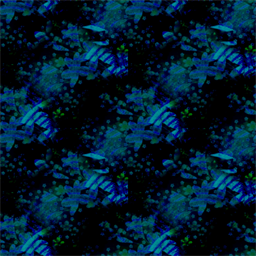
#> input picture laya/layaide/assets/resources/tna/bg_01_01.png, 256 x 256 px, found by its file name
$ python compose_lobby_art.py
#> lines starting #> are read from the running program, lines starting #| are printed output that depends on the picture; after the words box and inside, x2 and y2 are one past the last pixel; in counts of white or black regions, pixels touching at a corner belong together
### laya/tools/artlib.py
#!/usr/bin/env python3
# -*- coding: utf-8 -*-
"""
artlib.py -- shared, offline art-composition helpers for the SpellKard client.

WHY THIS EXISTS
---------------
The login backdrop and the lobby backdrop are built from the same visual
language (the same dark violet/magenta palette, the same tileable nebula and
procedural star field, the same de-banding grain), so the drawing primitives
live here once instead of being copy-pasted per screen.  Both
`compose_login_art.py` and `compose_lobby_art.py` import this module; nothing
here is login- or lobby-specific.

Everything is resolution-independent on purpose: gradients, glows, tiles and
stars all scale to any output size, which is how a screen gets native-resolution
detail without ever upscaling the low-res source art.

Determinism: callers pass explicit seeds; every helper that draws randomness
takes a seed argument and uses a private `random.Random(seed)`, so two runs of
the same script are byte-identical.

Dependencies: Python stdlib + Pillow only.
"""

import io
import json
import math
import os
import random
import zipfile

from PIL import Image, ImageChops, ImageDraw, ImageFilter, ImageFont

# --- shared palette (dark "spell card" night sky, violet + gold) ------------

C_TOP = (0x07, 0x05, 0x0E)        # #07050e near-black purple
C_MID = (0x16, 0x0A, 0x24)        # #160a24
C_BOT = (0x2A, 0x0D, 0x2E)        # #2a0d2e dark magenta
C_GLOW = (0xFF, 0x54, 0x70)       # #ff5470 magenta
C_GOLD = (0xFF, 0xE3, 0x6E)       # #ffe36e
C_STAR_COOL = (0xDF, 0xE8, 0xFF)  # #dfe8ff
C_STAR_WARM = (0xFF, 0xE9, 0xC8)  # #ffe9c8


# --- colour / sampling helpers ----------------------------------------------

def lerp3(a, b, t):
    return tuple(int(round(a[i] + (b[i] - a[i]) * t)) for i in range(3))


# [5 lines left out: function load_apk_png, not called in this run]


def vertical_gradient(size, stops):
    """stops: list of (pos 0..1, (r,g,b)); linear interpolation between them."""
    w, h = size
    col = Image.new("RGB", (1, h))
    px = col.load()
    for y in range(h):
        t = y / max(1, h - 1)
        lo = stops[0]
        hi = stops[-1]
        for i in range(len(stops) - 1):
            if stops[i][0] <= t <= stops[i + 1][0]:
                lo, hi = stops[i], stops[i + 1]
                break
        span = max(1e-6, hi[0] - lo[0])
        f = (t - lo[0]) / span
        px[0, y] = lerp3(lo[1], hi[1], f)
    return col.resize((w, h), Image.Resampling.NEAREST)


# --- masks ------------------------------------------------------------------

def radial_glow_mask(size, cx, cy, radius, peak):
    """Smooth cosine-falloff radial alpha mask, computed at 1/4 res for speed."""
    w, h = size
    sw, sh = max(1, w // 4), max(1, h // 4)
    m = Image.new("L", (sw, sh), 0)
    px = m.load()
    for y in range(sh):
        fy = (y + 0.5) * h / sh
        for x in range(sw):
            fx = (x + 0.5) * w / sw
            t = min(1.0, math.hypot(fx - cx, fy - cy) / radius)
            a = peak * (0.5 + 0.5 * math.cos(math.pi * t))
            px[x, y] = int(max(0.0, min(1.0, a)) * 255)
    return m.resize((w, h), Image.Resampling.BILINEAR)


def vignette_mask(size, peak, inner=0.75):
    """Darken the outer ring: 0 inside `inner`, ramping to `peak` at the corner."""
    w, h = size
    sw, sh = max(1, w // 4), max(1, h // 4)
    cx, cy = w / 2.0, h / 2.0
    maxd = math.hypot(cx, cy)
    m = Image.new("L", (sw, sh), 0)
    px = m.load()
    for y in range(sh):
        fy = (y + 0.5) * h / sh
        for x in range(sw):
            fx = (x + 0.5) * w / sw
            rn = math.hypot(fx - cx, fy - cy) / maxd
            t = min(1.0, max(0.0, (rn - inner) / (1.0 - inner)))
            a = peak * (t * t * (3 - 2 * t))       # smoothstep
            px[x, y] = int(a * 255)
    return m.resize((w, h), Image.Resampling.BILINEAR)


def feathered_rect_mask(size, rect, blur):
    m = Image.new("L", size, 0)
    ImageDraw.Draw(m).rectangle(rect, fill=255)
    return m.filter(ImageFilter.GaussianBlur(blur))


def composite_solid(base, color, mask):
    """base*(1-mask) + color*mask, in RGB."""
    return Image.composite(Image.new("RGB", base.size, color), base, mask)


# --- tiling / nebula --------------------------------------------------------

def tiled(rgb_tile, size):
    w, h = size
    tw, th = rgb_tile.size
    out = Image.new("RGB", size)
    for y in range(0, h, th):
        for x in range(0, w, tw):
            out.paste(rgb_tile, (x, y))
    return out


def nebula_rgb(nebula_path):
    """Load the tileable nebula and flatten it to opaque RGB (over black)."""
    tile = Image.open(nebula_path).convert("RGBA")
    tile = Image.alpha_composite(Image.new("RGBA", tile.size, (0, 0, 0, 255)), tile)
    return tile.convert("RGB")


def nebula_layer(rgb_tile, size, scale=1, blur=0):
    """Tile the nebula, optionally stretched by `scale` and softened by `blur`."""
    t = rgb_tile if scale == 1 else rgb_tile.resize(
        (rgb_tile.width * scale, rgb_tile.height * scale), Image.Resampling.LANCZOS)
    if blur:
        t = t.filter(ImageFilter.GaussianBlur(blur))
    return tiled(t, size)


# --- stars ------------------------------------------------------------------

def radial_glow_patch(radius, color, peak_alpha):
    """A small RGBA sprite: a soft circular glow, for bright stars."""
    r = max(1, int(math.ceil(radius)))
    d = 2 * r + 1
    m = Image.new("L", (d, d), 0)
    px = m.load()
    for y in range(d):
        for x in range(d):
            dist = math.hypot(x - r, y - r)
            if dist <= radius:
                px[x, y] = int((peak_alpha * (1.0 - dist / radius) ** 2) * 255)
    patch = Image.new("RGBA", (d, d), (color[0], color[1], color[2], 0))
    patch.putalpha(m)
    return patch


def star_layer(size, seed, count, bright_count, cool=C_STAR_COOL, warm=C_STAR_WARM):
    """A transparent RGBA layer of `count` small stars plus `bright_count` glow
    stars.  Deterministic for a given `seed`."""
    w, h = size
    stars = Image.new("RGBA", size, (0, 0, 0, 0))
    sd = ImageDraw.Draw(stars)
    rng = random.Random(seed)
    for _ in range(count):
        x = rng.uniform(0, w - 1)
        y = rng.uniform(0, h - 1)
        d = rng.choice([1, 1, 2, 2, 3])
        col = lerp3(cool, warm, rng.random())
        a = int(round(rng.uniform(0.2, 0.9) * 255))
        if d == 1:
            sd.point((x, y), fill=(col[0], col[1], col[2], a))
        else:
            r = d / 2.0
            sd.ellipse([x - r, y - r, x + r, y + r], fill=(col[0], col[1], col[2], a))
    for _ in range(bright_count):
        x = rng.uniform(0, w - 1)
        y = rng.uniform(0, h - 1)
        glow_r = rng.uniform(2.5, 4.5)              # 5-9 px halo diameter
        col = lerp3(cool, warm, rng.random())
        patch = radial_glow_patch(glow_r, col, rng.uniform(0.30, 0.55))
        stars.paste(patch, (int(x) - patch.width // 2, int(y) - patch.height // 2), patch)
        sd.ellipse([x - 1, y - 1, x + 1, y + 1], fill=(255, 255, 255, 235))
    return stars


def composite_stars(base_rgb, stars_rgba):
    """Composite a `star_layer` result over an opaque RGB base."""
    return Image.composite(stars_rgba.convert("RGB"), base_rgb, stars_rgba.getchannel("A"))


# --- grain ------------------------------------------------------------------

def add_grain(rgb, seed, amplitude, block):
    """Add +-`amplitude` uniform grain to break gradient banding.

    randbytes + bytes.translate keeps it fast and deterministic; centred on 128
    so ImageChops.add(offset=-128) adds a symmetric +-amplitude.  Generated at
    1/block resolution and NEAREST-upscaled to blocks: the grain still breaks
    banding, but the per-pixel entropy (which is what makes PNG blow up) drops.
    """
    w, h = rgb.size
    hw, hh = max(1, w // block), max(1, h // block)
    raw = random.Random(seed).randbytes(hw * hh)
    table = bytes((128 + (b % (2 * amplitude + 1)) - amplitude) for b in range(256))
    grain = Image.frombytes("L", (hw, hh), raw.translate(table))
    grain = grain.resize((w, h), Image.Resampling.NEAREST)
    grain = Image.merge("RGB", (grain, grain, grain))
    return ImageChops.add(rgb, grain, scale=1.0, offset=-128)


# --- IO ---------------------------------------------------------------------

def atomic_save_png(img, path, **save_kwargs):
    """Write to <path>.tmp then os.replace, so a concurrent reader never sees a
    half-written file."""
    tmp = path + ".tmp"
    img.save(tmp, "PNG", **save_kwargs)
    os.replace(tmp, path)


def atomic_write_text(text, path):
    tmp = path + ".tmp"
    with open(tmp, "w", encoding="utf-8", newline="\n") as fh:
        fh.write(text)
    os.replace(tmp, path)


def sigil_meta_json(uuid_value):
    """The `.png.meta` sidecar the Laya IDE expects for an image asset."""
    return json.dumps({"uuid": uuid_value, "importer": {"textureType": 2}}, indent=2)


# --- preview helpers (offline composite for human review) -------------------

def cover_fit(sw, sh, tw, th):
    s = max(tw / sw, th / sh)
    return s, int(round((tw - sw * s) / 2)), int(round((th - sh * s) / 2))


def contain_fit(sw, sh, tw, th):
    s = min(tw / sw, th / sh)
    return s, int(round((tw - sw * s) / 2)), int(round((th - sh * s) / 2))


def load_font(size):
    for path in (r"C:/Windows/Fonts/arial.ttf", r"C:/Windows/Fonts/segoeui.ttf"):
        try:
            return ImageFont.truetype(path, size)
        except OSError:
            continue
    return ImageFont.load_default()


def draw_placeholder_card(d, rect, title, fields, status, buttons, font_title, font_label, font_small):
    """Draw a translucent placeholder menu card (visual only, no real UI)."""
    cx, cy, cw, ch = rect
    d.rounded_rectangle([cx, cy, cx + cw, cy + ch], radius=18,
                        fill=(16, 10, 26, 205), outline=(255, 227, 110, 120), width=2)
    pad = 20
    yy = cy + pad
    d.text((cx + pad, yy), title, font=font_title, fill=(255, 235, 190))
    yy += 28 + 12
    for label in fields:
        d.rounded_rectangle([cx + pad, yy, cx + cw - pad, yy + 44], radius=8,
                            fill=(30, 20, 48, 225), outline=(120, 100, 160, 170), width=1)
        d.text((cx + pad + 12, yy + 13), label, font=font_label, fill=(190, 180, 210))
        yy += 44 + 12
    yy += 4
    if status:
        d.text((cx + pad, yy), status, font=font_small, fill=(150, 140, 170))
    yy += 20 + 12
    for label in buttons:
        d.rounded_rectangle([cx + pad, yy, cx + cw - pad, yy + 42], radius=8,
                            fill=(62, 30, 82, 225), outline=(255, 227, 110, 150), width=1)
        tw = d.textlength(label, font=font_label)
        d.text((cx + cw / 2 - tw / 2, yy + 13), label, font=font_label, fill=(255, 235, 190))
        yy += 42 + 10

### laya/tools/compose_lobby_art.py
#!/usr/bin/env python3
# -*- coding: utf-8 -*-
"""
compose_lobby_art.py -- offline generation of the SpellKard lobby backdrop.

WHY THIS EXISTS
---------------
The lobby main menu used to be a purely vector screen with no art, so it read as
a plain card next to the now high-resolution login starfield.  This script gives
it a backdrop built from the *same* visual language as `login_bg.png` -- same
palette, same tileable nebula, same procedural stars -- so the two screens look
like one game.

It differs from the login backdrop in exactly the three ways the menu needs:
  1. no shrine silhouette (the login page uses that as its hero element; on a
     centred menu it would fight the card for attention);
  2. the readability darkening is a CENTRED vertical band, not the login page's
     asymmetric "bottom 55% + left 40%" -- the menu content is centred;
  3. it is darker and calmer overall, so the menu text and buttons are the hero.

Resolution independence: like the login backdrop, this is REBUILT from smooth
procedural layers (gradient, glow, tile, stars), never an upscale of a small
image, so 1200x1800 carries real native-resolution detail.  Output is 2:3
(1200x1800 == the 320x480 aspect the cover-fit code assumes), so nothing in the
TS layer needs to change beyond wiring the sprite.

Determinism: fixed seeds, and a pinned sigil-style uuid for the `.png.meta`, so
re-running is byte-stable.

Dependencies: Python stdlib + Pillow only, via the shared `artlib`.
"""

import argparse
import os

from PIL import Image, ImageChops, ImageDraw

from artlib import (
    C_GLOW,
    C_STAR_COOL,
    C_STAR_WARM,
    add_grain,
    atomic_save_png,
    atomic_write_text,
    composite_solid,
    composite_stars,
    cover_fit,
    draw_placeholder_card,
    feathered_rect_mask,
    load_font,
    nebula_layer,
    nebula_rgb,
    radial_glow_mask,
    sigil_meta_json,
    star_layer,
    vertical_gradient,
    vignette_mask,
)

# --- fixed seeds / pinned asset id ------------------------------------------

SEED = 20261011                 # stars (a different pattern from the login page)
NOISE_SEED = SEED ^ 0x9E3779B9  # de-banding grain

# Pinned so repeated runs do not churn the IDE asset database.
LOBBY_UUID = "c7a4d1e8-3b26-4f5a-8e07-1d9b62f0c4aa"

# --- output size (2:3, matches the 320x480 aspect the cover-fit uses) -------

BG_SIZE = (1200, 1800)

# Darker, calmer palette than the login page: the menu should not glow.
L_TOP = (0x05, 0x04, 0x09)
L_MID = (0x10, 0x07, 0x1E)
L_BOT = (0x1C, 0x0A, 0x22)

GLOW_PEAK = 0.15                 # weaker than login's 0.22
NEBULA_SCALE_A = 2
NEBULA_SCALE_B = 3
NEBULA_BLUR = 1
NEBULA_ALPHA_A = 0.14            # dimmer than login's 0.16/0.08
NEBULA_ALPHA_B = 0.07
GLOBAL_DIM = 0.16                # extra overall darkening ("quieter")
VIGNETTE_PEAK = 0.50
BAND_DARK = 0.34                 # centred vertical band over the content column
BAND_X0 = 0.18
BAND_X1 = 0.82
BAND_FEATHER = 100
STAR_COUNT = 900
BRIGHT_STAR_COUNT = 25
NOISE_AMPLITUDE = 2
NOISE_BLOCK = 4

DEFAULTS = {
    "nebula": r"D:/gotouhou/SpellKard/laya/layaide/assets/resources/tna/bg_01_01.png",
    "out": r"D:/gotouhou/SpellKard/laya/layaide/assets/resources/lobby",
    "preview": r"D:/gotouhou/SpellKard/laya/dev/shots-lobby",
}


def build_background(nebula_path):
    W, H = BG_SIZE

    # 1) vertical gradient base (darker than the login page)
    base = vertical_gradient(BG_SIZE, [(0.0, L_TOP), (0.5, L_MID), (1.0, L_BOT)])

    # 2) soft magenta glow, centred horizontally (the menu is centred too)
    glow = radial_glow_mask(BG_SIZE, W * 0.5, H * 0.30, H * 0.42, GLOW_PEAK)
    base = composite_solid(base, C_GLOW, glow)

    # 3) seamless nebula tile at two stretched periods, screen-blended, same
    #    trick as the login backdrop (breaks the grid, keeps PNG small)
    tile_rgb = nebula_rgb(nebula_path)
    base = Image.blend(base, ImageChops.screen(
        base, nebula_layer(tile_rgb, BG_SIZE, NEBULA_SCALE_A, NEBULA_BLUR)), NEBULA_ALPHA_A)
    base = Image.blend(base, ImageChops.screen(
        base, nebula_layer(tile_rgb, BG_SIZE, NEBULA_SCALE_B, NEBULA_BLUR)), NEBULA_ALPHA_B)

    # 4) procedural stars (same look as login, different seed)
    base = composite_stars(base, star_layer(BG_SIZE, SEED, STAR_COUNT, BRIGHT_STAR_COUNT))

    # 5) readability darkening -- global dim, then vignette, then a CENTRED
    #    vertical band (feathered) so the middle column stays calm for the menu.
    base = composite_solid(base, (0, 0, 0), Image.new("L", BG_SIZE, int(GLOBAL_DIM * 255)))
    base = composite_solid(base, (0, 0, 0), vignette_mask(BG_SIZE, VIGNETTE_PEAK))
    band = feathered_rect_mask(
        BG_SIZE, (int(W * BAND_X0), 0, int(W * BAND_X1), H), BAND_FEATHER
    ).point(lambda v: int(v * BAND_DARK))
    base = composite_solid(base, (0, 0, 0), band)

    # 6) de-banding grain
    base = add_grain(base, NOISE_SEED, NOISE_AMPLITUDE, NOISE_BLOCK)

    return base.convert("RGBA")


def render_preview(bg, stage, card_rect, path):
    sw, sh = stage
    canvas = Image.new("RGB", stage, (0, 0, 0))

    # backdrop, cover-fit (matches coverFit(320,480,...) in the scene)
    s, x, y = cover_fit(320, 480, sw, sh)
    bgr = bg.resize((int(round(320 * s)), int(round(480 * s))), Image.Resampling.LANCZOS)
    canvas.paste(bgr, (x, y))

    # centred menu-card placeholder (visual only)
    ov = Image.new("RGBA", stage, (0, 0, 0, 0))
    d = ImageDraw.Draw(ov)
    draw_placeholder_card(
        d, card_rect, "Main menu", (), "Not signed in",
        ("Sign in", "Play", "Check-in", "Shop", "Inventory"),
        load_font(26), load_font(18), load_font(15),
    )
    canvas = Image.alpha_composite(canvas.convert("RGBA"), ov).convert("RGB")
    atomic_save_png(canvas, path, optimize=True)


def main():
    ap = argparse.ArgumentParser(description=__doc__)
    ap.add_argument("--nebula", default=DEFAULTS["nebula"])
    ap.add_argument("--out", default=DEFAULTS["out"])
    ap.add_argument("--preview-dir", default=DEFAULTS["preview"])
    args = ap.parse_args()

    os.makedirs(args.out, exist_ok=True)
    os.makedirs(args.preview_dir, exist_ok=True)

    print("building lobby background ...")
    bg = build_background(args.nebula)
#> in build_background, `base = vertical_gradient(BG_SIZE, [(0.0, L_TOP), (0.5, L_MID), (1.0, L..`:
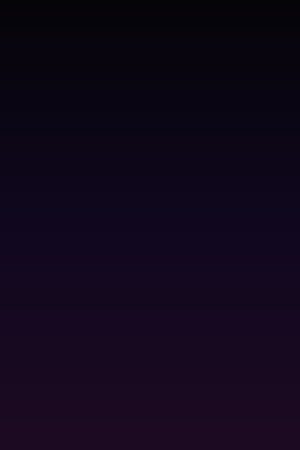
#> base: PIL image 1200x1800 RGB (shown at 1/4 size); mean R, G, B 16.3, 7, 25.7
#> in nebula_rgb, tile is the input picture: PIL image 256x256 RGBA; mean R, G, B, A 0, 27.7, 47.5, 254.7
#> after the loop in tiled, `for y in range(0, h, th):`:
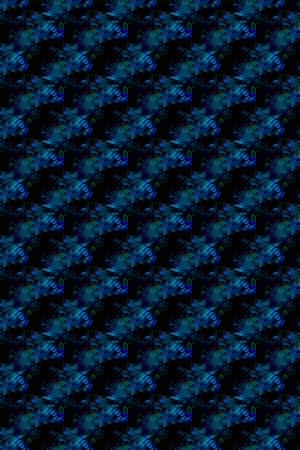
#> out: PIL image 1200x1800 RGB (shown at 1/4 size); mean R, G, B 0, 27.3, 46.9
#> call 2 of tiled, with size = (1200, 1800)
#> after the loop in tiled (call 2), `for y in range(0, h, th):`:
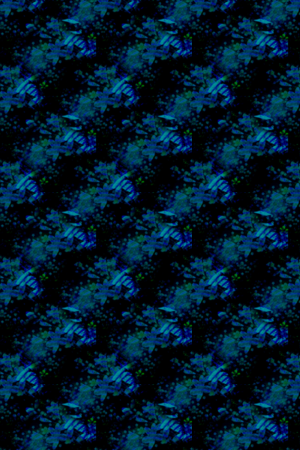
#> out: PIL image 1200x1800 RGB (shown at 1/4 size); mean R, G, B 0, 27.4, 47.2
#> the loop in star_layer, `for _ in range(bright_count):` made 25 passes
#> col on passes 1 to 8: (223, 232, 254), (237, 232, 230), (253, 233, 204), (225, 232, 251), (237, 232, 232), (252, 233, 205), (237, 232, 230), (236, 232, 233)
#> in feathered_rect_mask, `ImageDraw.Draw(m).rectangle(rect, fill=255)`:
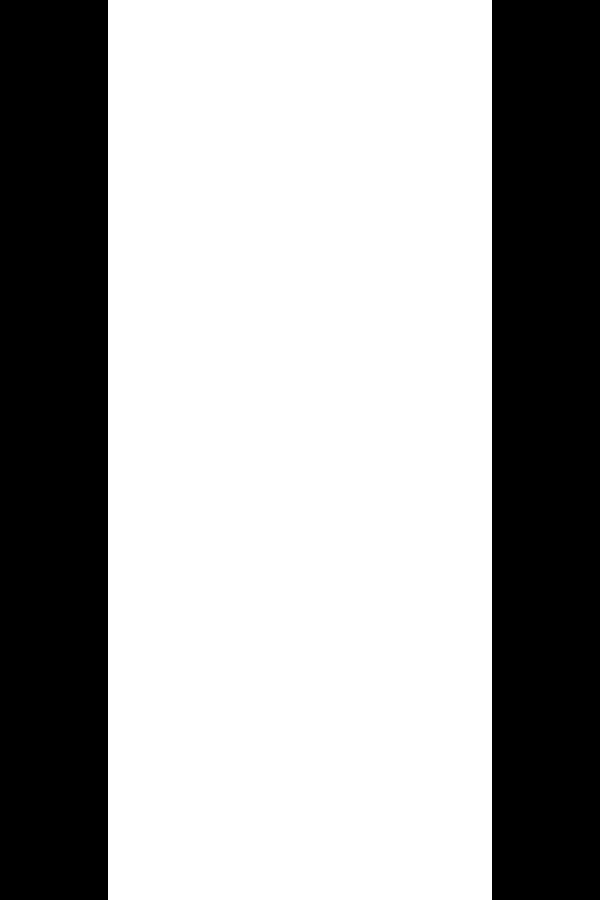
#> m: PIL image 1200x1800 L (shown at 1/2 size); 64% white; 2 black regions, box (x1, y1, x2, y2) and area: (0, 0, 216, 1800) 388800, (984, 0, 1200, 1800) 388800
#> in feathered_rect_mask, `return m.filter(ImageFilter.GaussianBlur(blur))`:
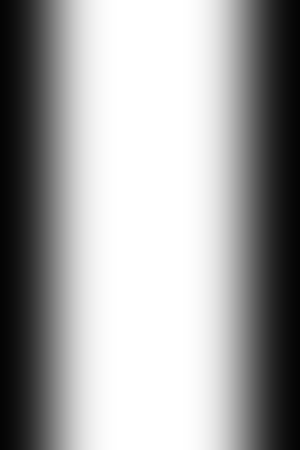
#> returned value: PIL image 1200x1800 L (shown at 1/4 size); min 3, max 255, mean 163.1
#> in build_background, `band = feathered_rect_mask( BG_SIZE, (int(W * BAND_X0), 0, int(W * BAN..`:
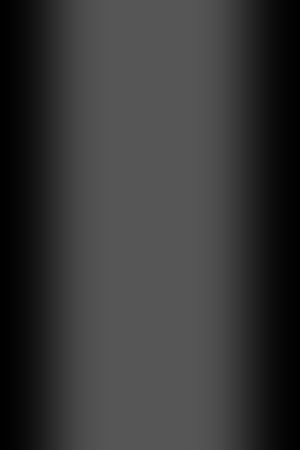
#> band: PIL image 1200x1800 L (shown at 1/4 size); min 1, max 86, mean 54.9

    bg_path = os.path.join(args.out, "lobby_bg.png")
    atomic_save_png(bg, bg_path, optimize=True)
    atomic_write_text(sigil_meta_json(LOBBY_UUID), bg_path + ".meta")

    # A centred card ~440 wide, vertically centred on each stage.
    render_preview(bg, (900, 1200), (230, 390, 440, 420),
                   os.path.join(args.preview_dir, "art-preview-900x1200.png"))
    render_preview(bg, (1333, 750), (446, 165, 440, 420),
                   os.path.join(args.preview_dir, "art-preview-1333x750.png"))
#> call 2 of render_preview, with stage = (1333, 750), card_rect = (446, 165, 440, 420)
#> in render_preview (call 2), `canvas = Image.alpha_composite(canvas.convert("RGBA"), ov).convert("RG..`:
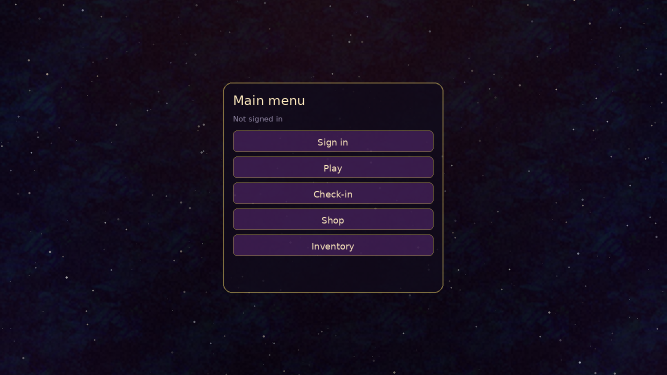
#> canvas: PIL image 1333x750 RGB (shown at 1/2 size); mean R, G, B 21.6, 12.9, 31.4

    for p in (bg_path, bg_path + ".meta",
              os.path.join(args.preview_dir, "art-preview-900x1200.png"),
              os.path.join(args.preview_dir, "art-preview-1333x750.png")):
        print("wrote %-70s %9d bytes" % (p, os.path.getsize(p)))


if __name__ == "__main__":
#> (the run stopped early here; a loop or call above may not have finished)
